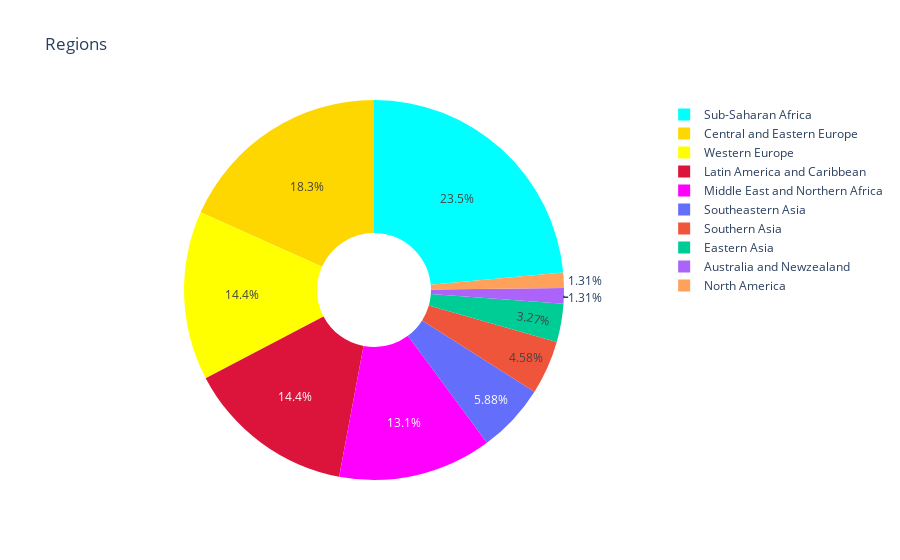

Notebook code for this chart:
### Code cell
d2020 = data_2020['Region'].value_counts()

label_d2020 = d2020.index
size_d2020 = d2020.values


colors = ['aqua', 'gold', 'yellow', 'crimson', 'magenta']

trace = go.Pie(
         labels = label_d2020, values = size_d2020, marker = dict(colors = colors), name = '2020', hole = 0.3)

data = [trace]

layout1 = go.Layout(
           title = 'Regions')

fig = go.Figure(data = data, layout = layout1)
py.iplot(fig)

### Figure 1 — Plotly figure (JSON) as saved in the notebook; plotly's stock layout.template omitted (floating-point values rounded to 4 significant figures)
{"data": [{"hole": 0.3, "labels": ["Sub-Saharan Africa", "Central and Eastern Europe", "Western Europe", "Latin America and Caribbean", "Middle East and Northern Africa", "Southeastern Asia", "Southern Asia", "Eastern Asia", "Australia and Newzealand", "North America"], "marker": {"colors": ["aqua", "gold", "yellow", "crimson", "magenta"]}, "name": "2020", "type": "pie", "values": [36, 28, 22, 22, 20, 9, 7, 5, 2, 2]}], "layout": {"title": {"text": "Regions"}}}
